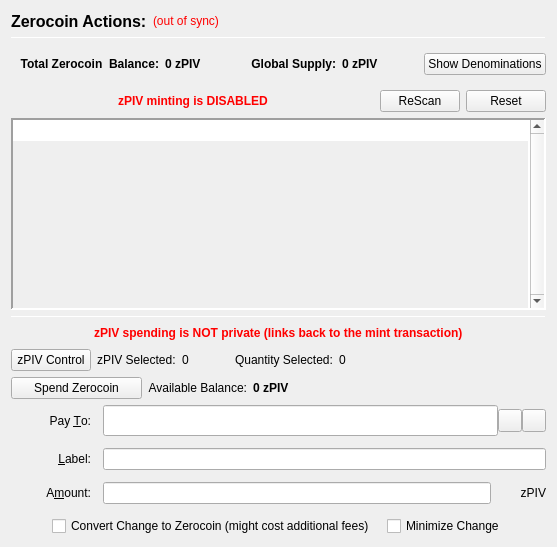
                  <widget class="QFrame" name="verticalFrameLeft">
                   <layout class="QVBoxLayout" name="verticalLayout_2">
                    <item>
                     <layout class="QVBoxLayout" name="verticalLayout_3">
                      <item>
                       <layout class="QHBoxLayout" name="horizontalLayout_3">
                        <item>
                         <widget class="QLabel" name="labelzPIVActions">
                          <property name="font">
                           <font>
                            <pointsize>12</pointsize>
                            <weight>75</weight>
                            <bold>true</bold>
                           </font>
                          </property>
                          <property name="text">
                           <string>Zerocoin Actions:</string>
                          </property>
                          <property name="alignment">
                           <set>Qt::AlignLeading|Qt::AlignLeft|Qt::AlignVCenter</set>
                          </property>
                         </widget>
                        </item>
                        <item>
                         <widget class="QLabel" name="labelzPIVSyncStatus">
                          <property name="toolTip">
                           <string>The displayed information may be out of date. Your wallet automatically synchronizes with the SYNX network after a connection is established, but this process has not completed yet.</string>
                          </property>
                          <property name="styleSheet">
                           <string notr="true">QLabel { color: red; }</string>
                          </property>
                          <property name="text">
                           <string notr="true">(out of sync)</string>
                          </property>
                          <property name="alignment">
                           <set>Qt::AlignLeading|Qt::AlignLeft|Qt::AlignVCenter</set>
                          </property>
                         </widget>
                        </item>
                        <item>
                         <spacer name="horizontalSpacer">
                          <property name="orientation">
                           <enum>Qt::Horizontal</enum>
                          </property>
                          <property name="sizeHint" stdset="0">
                           <size>
                            <width>40</width>
                            <height>20</height>
                           </size>
                          </property>
                         </spacer>
                        </item>
                       </layout>
                      </item>
                      <item>
                       <widget class="Line" name="lineUpperLeft">
                        <property name="minimumSize">
                         <size>
                          <width>0</width>
                          <height>1</height>
                         </size>
                        </property>
                        <property name="maximumSize">
                         <size>
                          <width>16777215</width>
                          <height>1</height>
                         </size>
                        </property>
                        <property name="frameShadow">
                         <enum>QFrame::Sunken</enum>
                        </property>
                        <property name="orientation">
                         <enum>Qt::Horizontal</enum>
                        </property>
                       </widget>
                      </item>
                      <item>
                       <widget class="QFrame" name="balanceSupplyFrame">
                        <layout class="QHBoxLayout" name="horizontalLayout_2" stretch="0,0,0,1,0">
                         <property name="rightMargin">
                          <number>0</number>
                         </property>
                         <item>
                          <layout class="QHBoxLayout" name="horizontalLayout_34">
                           <item>
                            <widget class="QLabel" name="labelzAvailableText_3">
                             <property name="font">
                              <font>
                               <weight>75</weight>
                               <bold>true</bold>
                              </font>
                             </property>
                             <property name="toolTip">
                              <string>Total Balance including unconfirmed and immature zPIV</string>
                             </property>
                             <property name="text">
                              <string>Total Zerocoin  Balance:</string>
                             </property>
                             <property name="alignment">
                              <set>Qt::AlignRight|Qt::AlignTrailing|Qt::AlignVCenter</set>
                             </property>
                            </widget>
                           </item>
                           <item>
                            <widget class="QLabel" name="labelzAvailableAmount_4">
                             <property name="minimumSize">
                              <size>
                               <width>40</width>
                               <height>0</height>
                              </size>
                             </property>
                             <property name="font">
                              <font>
                               <weight>75</weight>
                               <bold>true</bold>
                              </font>
                             </property>
                             <property name="toolTip">
                              <string>Total Balance including unconfirmed and immature zPIV</string>
                             </property>
                             <property name="text">
                              <string>0 zPIV</string>
                             </property>
                             <property name="alignment">
                              <set>Qt::AlignLeading|Qt::AlignLeft|Qt::AlignVCenter</set>
                             </property>
                            </widget>
                           </item>
                          </layout>
                         </item>
                         <item>
                          <spacer name="horizontalSpacer_32">
                           <property name="orientation">
                            <enum>Qt::Horizontal</enum>
                           </property>
                           <property name="sizeHint" stdset="0">
                            <size>
                             <width>40</width>
                             <height>20</height>
                            </size>
                           </property>
                          </spacer>
                         </item>
                         <item>
                          <layout class="QHBoxLayout" name="horizontalLayout_35">
                           <item>
                            <widget class="QLabel" name="labelZsupplyText_2">
                             <property name="font">
                              <font>
                               <weight>75</weight>
                               <bold>true</bold>
                              </font>
                             </property>
                             <property name="text">
                              <string>Global Supply:</string>
                             </property>
                             <property name="alignment">
                              <set>Qt::AlignRight|Qt::AlignTrailing|Qt::AlignVCenter</set>
                             </property>
                            </widget>
                           </item>
                           <item>
                            <widget class="QLabel" name="labelZsupplyAmount_2">
                             <property name="font">
                              <font>
                               <weight>75</weight>
                               <bold>true</bold>
                              </font>
                             </property>
                             <property name="text">
                              <string>0 zPIV</string>
                             </property>
                            </widget>
                           </item>
                          </layout>
                         </item>
                         <item>
                          <spacer name="horizontalSpacer_31">
                           <property name="orientation">
                            <enum>Qt::Horizontal</enum>
                           </property>
                           <property name="sizeHint" stdset="0">
                            <size>
                             <width>40</width>
                             <height>20</height>
                            </size>
                           </property>
                          </spacer>
                         </item>
                         <item>
                          <widget class="QPushButton" name="pushButtonShowDenoms">
                           <property name="toolTip">
                            <string>Show zPIV denominations list</string>
                           </property>
                           <property name="text">
                            <string>Show Denominations</string>
                           </property>
                          </widget>
                         </item>
                        </layout>
                       </widget>
                      </item>
                      <item>
                       <layout class="QHBoxLayout" name="horizontalLayout_4">
                        <item>
                         <spacer name="horizontalSpacer_2">
                          <property name="orientation">
                           <enum>Qt::Horizontal</enum>
                          </property>
                          <property name="sizeHint" stdset="0">
                           <size>
                            <width>40</width>
                            <height>20</height>
                           </size>
                          </property>
                         </spacer>
                        </item>
                        <item>
                         <widget class="QLabel" name="label">
                          <property name="styleSheet">
                           <string notr="true">color: red;
font-weight: bold;</string>
                          </property>
                          <property name="text">
                           <string>zPIV minting is DISABLED</string>
                          </property>
                         </widget>
                        </item>
                        <item>
                         <spacer name="horizontalSpacer_3">
                          <property name="orientation">
                           <enum>Qt::Horizontal</enum>
                          </property>
                          <property name="sizeHint" stdset="0">
                           <size>
                            <width>40</width>
                            <height>20</height>
                           </size>
                          </property>
                         </spacer>
                        </item>
                        <item>
                         <widget class="QPushButton" name="pushButtonMintReset">
                          <property name="maximumSize">
                           <size>
                            <width>80</width>
                            <height>16777215</height>
                           </size>
                          </property>
                          <property name="toolTip">
                           <string>Rescan the complete blockchain for  Zerocoin mints and their meta-data.</string>
                          </property>
                          <property name="text">
                           <string>ReScan</string>
                          </property>
                         </widget>
                        </item>
                        <item>
                         <widget class="QPushButton" name="pushButtonSpentReset">
                          <property name="maximumSize">
                           <size>
                            <width>80</width>
                            <height>16777215</height>
                           </size>
                          </property>
                          <property name="toolTip">
                           <string>Reset Zerocoin Wallet DB. Deletes transactions that did not make it into the blockchain.</string>
                          </property>
                          <property name="text">
                           <string>Reset</string>
                          </property>
                         </widget>
                        </item>
                       </layout>
                      </item>
                      <item>
                       <widget class="QPlainTextEdit" name="TEMintStatus">
                        <property name="font">
                         <font>
                          <pointsize>8</pointsize>
                         </font>
                        </property>
                        <property name="toolTip">
                         <string>Status and/or Mesages from the last Mint Action.</string>
                        </property>
                        <property name="frameShape">
                         <enum>QFrame::Panel</enum>
                        </property>
                        <property name="frameShadow">
                         <enum>QFrame::Sunken</enum>
                        </property>
                        <property name="lineWidth">
                         <number>2</number>
                        </property>
                        <property name="midLineWidth">
                         <number>2</number>
                        </property>
                        <property name="verticalScrollBarPolicy">
                         <enum>Qt::ScrollBarAlwaysOn</enum>
                        </property>
                        <property name="horizontalScrollBarPolicy">
                         <enum>Qt::ScrollBarAlwaysOff</enum>
                        </property>
                        <property name="readOnly">
                         <bool>true</bool>
                        </property>
                        <property name="plainText">
                         <string notr="true"/>
                        </property>
                        <property name="backgroundVisible">
                         <bool>true</bool>
                        </property>
                       </widget>
                      </item>
                      <item>
                       <widget class="Line" name="line">
                        <property name="minimumSize">
                         <size>
                          <width>0</width>
                          <height>1</height>
                         </size>
                        </property>
                        <property name="maximumSize">
                         <size>
                          <width>16777215</width>
                          <height>1</height>
                         </size>
                        </property>
                        <property name="orientation">
                         <enum>Qt::Horizontal</enum>
                        </property>
                       </widget>
                      </item>
                      <item>
                       <layout class="QHBoxLayout" name="horizontalLayout_7">
                        <item>
                         <spacer name="horizontalSpacer_18">
                          <property name="orientation">
                           <enum>Qt::Horizontal</enum>
                          </property>
                          <property name="sizeHint" stdset="0">
                           <size>
                            <width>40</width>
                            <height>20</height>
                           </size>
                          </property>
                         </spacer>
                        </item>
                        <item>
                         <widget class="QLabel" name="label_2">
                          <property name="styleSheet">
                           <string notr="true">color: red;
font-weight: bold;</string>
                          </property>
                          <property name="text">
                           <string>zPIV spending is NOT private (links back to the mint transaction)</string>
                          </property>
                         </widget>
                        </item>
                        <item>
                         <spacer name="horizontalSpacer_30">
                          <property name="orientation">
                           <enum>Qt::Horizontal</enum>
                          </property>
                          <property name="sizeHint" stdset="0">
                           <size>
                            <width>40</width>
                            <height>20</height>
                           </size>
                          </property>
                         </spacer>
                        </item>
                       </layout>
                      </item>
                      <item>
                       <layout class="QHBoxLayout" name="horizontalLayout_24">
                        <property name="leftMargin">
                         <number>0</number>
                        </property>
                        <property name="bottomMargin">
                         <number>0</number>
                        </property>
                        <item>
                         <widget class="QPushButton" name="pushButtonZPivControl">
                          <property name="text">
                           <string>zPIV Control</string>
                          </property>
                         </widget>
                        </item>
                        <item>
                         <widget class="QLabel" name="labelzPivSelected">
                          <property name="text">
                           <string>zPIV Selected:</string>
                          </property>
                         </widget>
                        </item>
                        <item>
                         <widget class="QLabel" name="labelzPivSelected_int">
                          <property name="text">
                           <string>0</string>
                          </property>
                         </widget>
                        </item>
                        <item>
                         <spacer name="horizontalSpacer_17">
                          <property name="orientation">
                           <enum>Qt::Horizontal</enum>
                          </property>
                          <property name="sizeType">
                           <enum>QSizePolicy::Fixed</enum>
                          </property>
                          <property name="sizeHint" stdset="0">
                           <size>
                            <width>40</width>
                            <height>20</height>
                           </size>
                          </property>
                         </spacer>
                        </item>
                        <item>
                         <widget class="QLabel" name="labelQuantitySelected">
                          <property name="text">
                           <string>Quantity Selected:</string>
                          </property>
                         </widget>
                        </item>
                        <item>
                         <widget class="QLabel" name="labelQuantitySelected_int">
                          <property name="text">
                           <string>0</string>
                          </property>
                         </widget>
                        </item>
                        <item>
                         <spacer name="horizontalSpacer_19">
                          <property name="orientation">
                           <enum>Qt::Horizontal</enum>
                          </property>
                          <property name="sizeHint" stdset="0">
                           <size>
                            <width>40</width>
                            <height>20</height>
                           </size>
                          </property>
                         </spacer>
                        </item>
                       </layout>
                      </item>
                      <item>
                       <layout class="QHBoxLayout" name="horizontalLayout_6">
                        <item>
                         <widget class="QPushButton" name="pushButtonSpendzPIV">
                          <property name="minimumSize">
                           <size>
                            <width>131</width>
                            <height>0</height>
                           </size>
                          </property>
                          <property name="toolTip">
                           <string>Spend Zerocoin. Without 'Pay To:' address creates payments to yourself.</string>
                          </property>
                          <property name="text">
                           <string>Spend Zerocoin</string>
                          </property>
                         </widget>
                        </item>
                        <item>
                         <widget class="QLabel" name="labelzPIVBalanceText">
                          <property name="toolTip">
                           <string>Available (mature and spendable) zPIV for spending</string>
                          </property>
                          <property name="text">
                           <string>Available Balance:</string>
                          </property>
                          <property name="alignment">
                           <set>Qt::AlignRight|Qt::AlignTrailing|Qt::AlignVCenter</set>
                          </property>
                         </widget>
                        </item>
                        <item>
                         <widget class="QLabel" name="labelzAvailableAmount_2">
                          <property name="font">
                           <font>
                            <weight>75</weight>
                            <bold>true</bold>
                           </font>
                          </property>
                          <property name="toolTip">
                           <string>Available (mature and spendable) zPIV for spending

zPIV are mature when they have more than 20 confirmations AND more than 2 mints of the same denomination after them were minted</string>
                          </property>
                          <property name="text">
                           <string>0 zPIV</string>
                          </property>
                          <property name="alignment">
                           <set>Qt::AlignLeading|Qt::AlignLeft|Qt::AlignVCenter</set>
                          </property>
                         </widget>
                        </item>
                        <item>
                         <spacer name="horizontalSpacer_4">
                          <property name="orientation">
                           <enum>Qt::Horizontal</enum>
                          </property>
                          <property name="sizeHint" stdset="0">
                           <size>
                            <width>40</width>
                            <height>20</height>
                           </size>
                          </property>
                         </spacer>
                        </item>
                       </layout>
                      </item>
                      <item>
                       <layout class="QGridLayout" name="gridLayout_7">
                        <property name="spacing">
                         <number>12</number>
                        </property>
                        <item row="0" column="0">
                         <widget class="QLabel" name="payToLabel">
                          <property name="minimumSize">
                           <size>
                            <width>80</width>
                            <height>0</height>
                           </size>
                          </property>
                          <property name="text">
                           <string>Pay &amp;To:</string>
                          </property>
                          <property name="alignment">
                           <set>Qt::AlignRight|Qt::AlignTrailing|Qt::AlignVCenter</set>
                          </property>
                          <property name="buddy">
                           <cstring>payTo</cstring>
                          </property>
                         </widget>
                        </item>
                        <item row="0" column="1">
                         <layout class="QHBoxLayout" name="payToLayout">
                          <property name="spacing">
                           <number>0</number>
                          </property>
                          <item>
                           <widget class="QValidatedLineEdit" name="payTo">
                            <property name="enabled">
                             <bool>true</bool>
                            </property>
                            <property name="minimumSize">
                             <size>
                              <width>0</width>
                              <height>31</height>
                             </size>
                            </property>
                            <property name="toolTip">
                             <string>The SYNX address to send the payment to. Creates local payment to yourself when empty.</string>
                            </property>
                           </widget>
                          </item>
                          <item>
                           <widget class="QToolButton" name="addressBookButton">
                            <property name="toolTip">
                             <string>Choose previously used address</string>
                            </property>
                            <property name="text">
                             <string/>
                            </property>
                            <property name="icon">
                             <iconset resource="../syndicate.qrc">
                              <normaloff>:/icons/address-book</normaloff>:/icons/address-book</iconset>
                            </property>
                            <property name="shortcut">
                             <string>Alt+A</string>
                            </property>
                           </widget>
                          </item>
                          <item>
                           <widget class="QToolButton" name="pasteButton">
                            <property name="toolTip">
                             <string>Paste address from clipboard</string>
                            </property>
                            <property name="text">
                             <string/>
                            </property>
                            <property name="icon">
                             <iconset resource="../syndicate.qrc">
                              <normaloff>:/icons/editpaste</normaloff>:/icons/editpaste</iconset>
                            </property>
                            <property name="shortcut">
                             <string>Alt+P</string>
                            </property>
                           </widget>
                          </item>
                         </layout>
                        </item>
                        <item row="1" column="0">
                         <widget class="QLabel" name="labelLabel">
                          <property name="minimumSize">
                           <size>
                            <width>80</width>
                            <height>0</height>
                           </size>
                          </property>
                          <property name="text">
                           <string>&amp;Label:</string>
                          </property>
                          <property name="alignment">
                           <set>Qt::AlignRight|Qt::AlignTrailing|Qt::AlignVCenter</set>
                          </property>
                          <property name="buddy">
                           <cstring>addAsLabel</cstring>
                          </property>
                         </widget>
                        </item>
                        <item row="1" column="1">
                         <widget class="QLineEdit" name="addAsLabel">
                          <property name="toolTip">
                           <string>Enter a label for this address to add it to the list of used addresses</string>
                          </property>
                         </widget>
                        </item>
                        <item row="2" column="0">
                         <widget class="QLabel" name="amountLabel">
                          <property name="minimumSize">
                           <size>
                            <width>80</width>
                            <height>0</height>
                           </size>
                          </property>
                          <property name="text">
                           <string>A&amp;mount:</string>
                          </property>
                          <property name="alignment">
                           <set>Qt::AlignRight|Qt::AlignTrailing|Qt::AlignVCenter</set>
                          </property>
                          <property name="buddy">
                           <cstring>zPIVpayAmount</cstring>
                          </property>
                         </widget>
                        </item>
                        <item row="2" column="1">
                         <layout class="QHBoxLayout" name="horizontalLayout_9">
                          <property name="spacing">
                           <number>0</number>
                          </property>
                          <item>
                           <widget class="QLineEdit" name="zPIVpayAmount"/>
                          </item>
                          <item>
                           <widget class="QLabel" name="labelzPIV">
                            <property name="minimumSize">
                             <size>
                              <width>55</width>
                              <height>0</height>
                             </size>
                            </property>
                            <property name="text">
                             <string>zPIV</string>
                            </property>
                            <property name="alignment">
                             <set>Qt::AlignRight|Qt::AlignTrailing|Qt::AlignVCenter</set>
                            </property>
                           </widget>
                          </item>
                         </layout>
                        </item>
                        <item row="3" column="0" colspan="2">
                         <layout class="QHBoxLayout" name="horizontalLayout_10">
                          <item>
                           <spacer name="horizontalSpacer_5">
                            <property name="orientation">
                             <enum>Qt::Horizontal</enum>
                            </property>
                            <property name="sizeHint" stdset="0">
                             <size>
                              <width>40</width>
                              <height>20</height>
                             </size>
                            </property>
                           </spacer>
                          </item>
                          <item>
                           <widget class="QCheckBox" name="checkBoxMintChange">
                            <property name="sizePolicy">
                             <sizepolicy hsizetype="MinimumExpanding" vsizetype="Fixed">
                              <horstretch>0</horstretch>
                              <verstretch>0</verstretch>
                             </sizepolicy>
                            </property>
                            <property name="layoutDirection">
                             <enum>Qt::LeftToRight</enum>
                            </property>
                            <property name="text">
                             <string>Convert Change to Zerocoin (might cost additional fees)</string>
                            </property>
                           </widget>
                          </item>
                          <item>
                           <widget class="QCheckBox" name="checkBoxMinimizeChange">
                            <property name="toolTip">
                             <string>If checked, the wallet tries to minimize the returning change instead of minimizing the number of spent denominations.</string>
                            </property>
                            <property name="text">
                             <string>Minimize Change</string>
                            </property>
                           </widget>
                          </item>
                          <item>
                           <spacer name="horizontalSpacer_6">
                            <property name="orientation">
                             <enum>Qt::Horizontal</enum>
                            </property>
                            <property name="sizeHint" stdset="0">
                             <size>
                              <width>40</width>
                              <height>20</height>
                             </size>
                            </property>
                           </spacer>
                          </item>
                         </layout>
                        </item>
                       </layout>
                      </item>
                     </layout>
                    </item>
                   </layout>
                  </widget>
